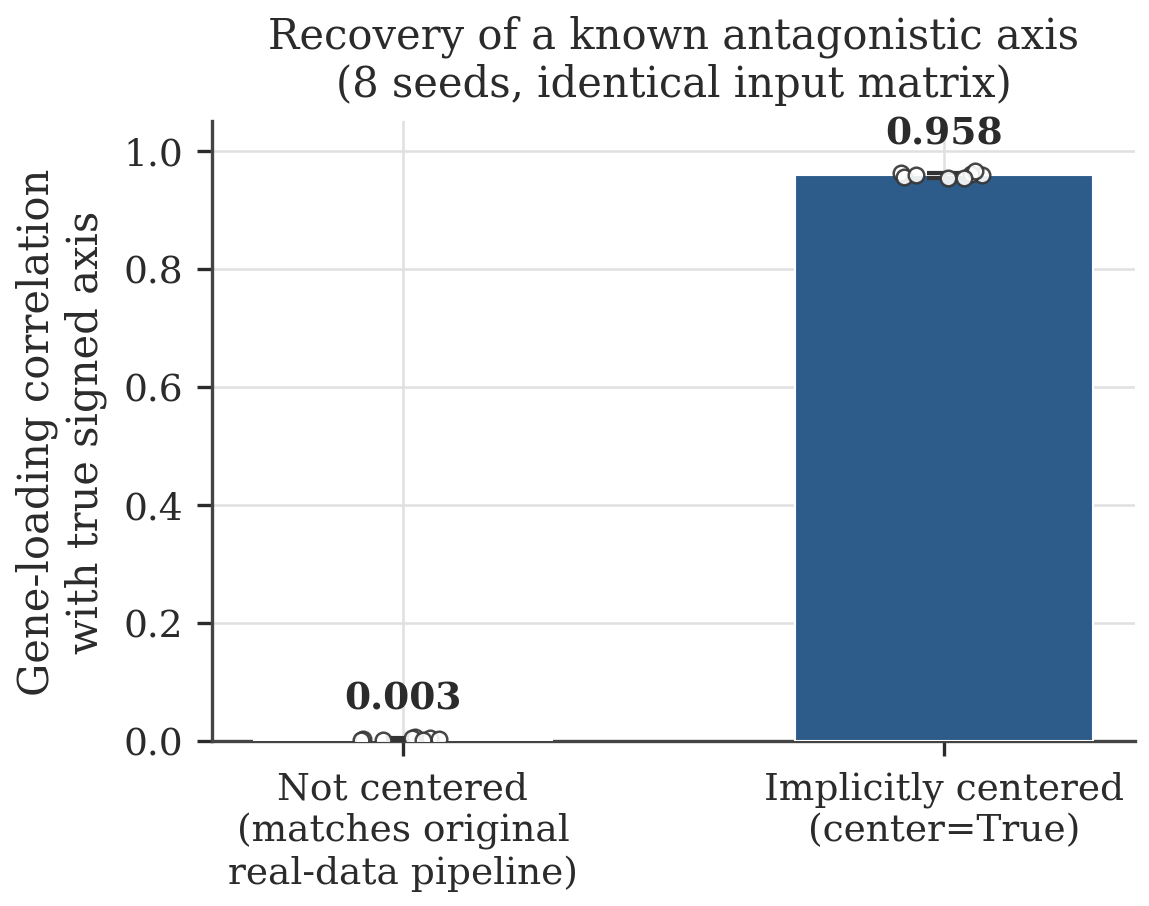

The Python source for this figure:
import sys
sys.path.insert(0, '.')
from _style import set_style, COLORS
import matplotlib.pyplot as plt
import pandas as pd
import numpy as np

set_style()
df = pd.read_csv("../benchmarks/centering_fix_raw.csv")

fig, ax = plt.subplots(figsize=(4.0, 3.2))

conditions = [False, True]
labels = ["Not centered\n(matches original\nreal-data pipeline)", "Implicitly centered\n(center=True)"]
means = [df[df.center == c]["gene_corr"].mean() for c in conditions]
sds = [df[df.center == c]["gene_corr"].std() for c in conditions]
colors = [COLORS["center_false"], COLORS["center_true"]]

x = np.arange(2)
bars = ax.bar(x, means, yerr=sds, capsize=4, color=colors, width=0.55,
               edgecolor="white", linewidth=0.5, zorder=3,
               error_kw={"linewidth": 1.2, "ecolor": "#333333"})

# overlay individual seeds as jittered points
rng = np.random.default_rng(0)
for i, c in enumerate(conditions):
    vals = df[df.center == c]["gene_corr"].values
    jitter = rng.uniform(-0.08, 0.08, size=len(vals))
    ax.scatter(np.full(len(vals), x[i]) + jitter, vals, s=14, color="white",
               edgecolor="#333333", linewidth=0.6, zorder=4, alpha=0.9)

ax.set_xticks(x)
ax.set_xticklabels(labels)
ax.set_ylabel("Gene-loading correlation\nwith true signed axis")
ax.set_ylim(0, 1.05)
ax.set_title("Recovery of a known antagonistic axis\n(8 seeds, identical input matrix)", fontsize=10)

for i, (m, s) in enumerate(zip(means, sds)):
    ax.text(x[i], m + s + 0.05, f"{m:.3f}", ha="center", fontsize=9, fontweight="bold")

fig.tight_layout()
fig.savefig("fig_centering.pdf")
fig.savefig("fig_centering.png")
print("saved fig_centering.pdf/.png")
